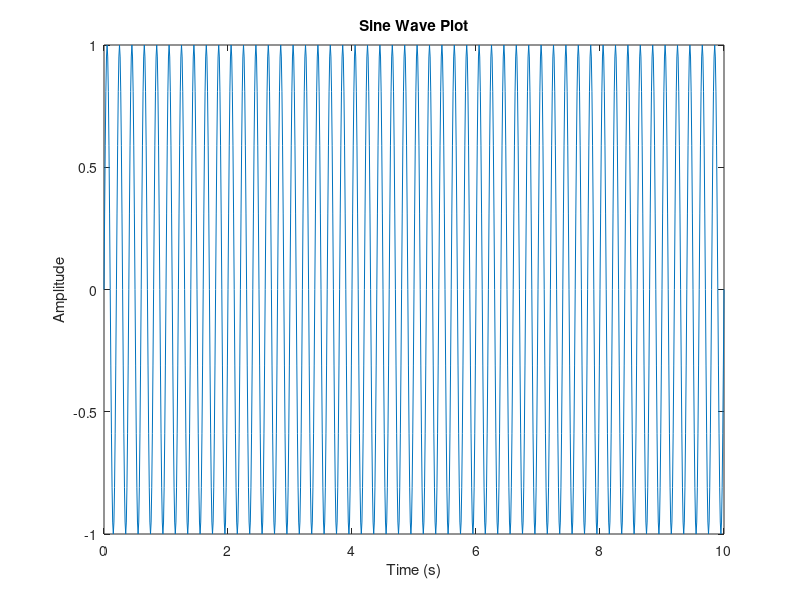

Here is the MATLAB script that generated this plot:
t = 0:0.01:10; 
frequency = 5; 
amplitude = 1; 

sine_wave = amplitude * sin(2 * pi * frequency * t);
plot(t, sine_wave);
xlabel('Time (s)');
ylabel('Amplitude');
title('Sine Wave Plot');
